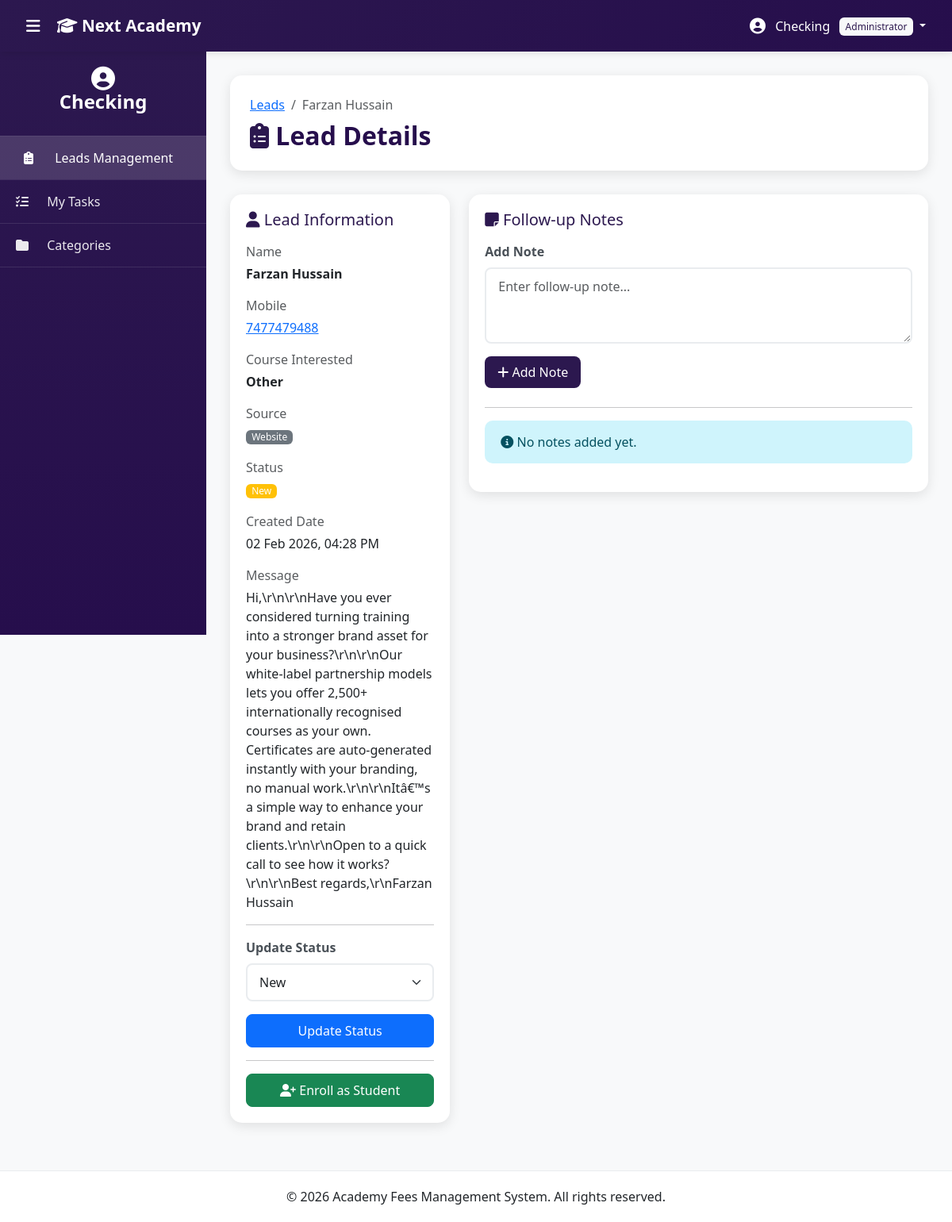
/admin/inquiry_details.php?id=5 (signed in), run on the app's committed database.
### tables this page shows
CREATE TABLE `inquiries` (
  `id` int(11) NOT NULL,
  `name` varchar(100) NOT NULL,
  `mobile` varchar(15) NOT NULL,
  `email` varchar(100) DEFAULT NULL,
  `course_interested` varchar(100) DEFAULT NULL,
  `message` text DEFAULT NULL,
  `source` enum('website','manual','phone','walkin','referral') DEFAULT 'website',
  `status` enum('new','contacted','followup','converted','closed') DEFAULT 'new',
  `assigned_to` int(11) DEFAULT NULL,
  `created_by` int(11) DEFAULT NULL,
  `created_at` timestamp NULL DEFAULT current_timestamp(),
  `updated_at` timestamp NULL DEFAULT current_timestamp() ON UPDATE current_timestamp()
);

### admin/inquiry_details.php (the view, shortened to what this page needs)
<?php
require_once './config/database.php';
$inquiry_id = isset($_GET['id']) ? (int)$_GET['id'] : 0;
$inquiry = $conn->query("
    SELECT i.*, a.full_name as created_by_name
    FROM inquiries i
    LEFT JOIN admins a ON i.created_by = a.id
    WHERE i.id = $inquiry_id
")->fetch_assoc();
$notes = $conn->query("
    SELECT n.*, a.full_name as created_by_name
    FROM inquiry_notes n
    JOIN admins a ON n.created_by = a.id
    WHERE n.inquiry_id = $inquiry_id
    ORDER BY n.created_at DESC
");
include 'includes/header.php';
?>
<div class="page-header">
    <nav aria-label="breadcrumb">
        <ol class="breadcrumb mb-2">
            <li class="breadcrumb-item"><a href="inquiries.php">Leads</a></li>
            <li class="breadcrumb-item active"><?php echo htmlspecialchars($inquiry['name']); ?></li>
        </ol>
    </nav>
    <h2><i class="fas fa-clipboard-list text-purple"></i> Lead Details</h2>
</div>
<div class="row g-4">
    <div class="col-lg-4">
        <div class="table-card">
            <h5 class="text-purple mb-3"><i class="fas fa-user"></i> Lead Information</h5>
            <div class="mb-3">
                <label class="text-muted mb-1">Name</label>
                <p class="mb-0"><strong><?php echo htmlspecialchars($inquiry['name']); ?></strong></p>
            </div>
            <div class="mb-3">
                <label class="text-muted mb-1">Mobile</label>
                <p class="mb-0">
                    <a href="tel:<?php echo $inquiry['mobile']; ?>">
                        <?php echo htmlspecialchars($inquiry['mobile']); ?>
                    </a>
                </p>
            </div>
            <div class="mb-3">
                <label class="text-muted mb-1">Course Interested</label>
                <p class="mb-0"><strong><?php echo htmlspecialchars($inquiry['course_interested']); ?></strong></p>
            </div>
            <div class="mb-3">
                <label class="text-muted mb-1">Source</label>
                <p class="mb-0"><span class="badge bg-secondary"><?php echo ucfirst($inquiry['source']); ?></span></p>
            </div>
            <div class="mb-3">
                <label class="text-muted mb-1">Status</label>
                <p class="mb-0">
                    <?php
                    $status_class = 'secondary';
                    if ($inquiry['status'] === 'new') $status_class = 'warning';
                    ?>
                    <span class="badge bg-<?php echo $status_class; ?>"><?php echo ucfirst($inquiry['status']); ?></span>
                </p>
            </div>
            <div class="mb-3">
                <label class="text-muted mb-1">Created Date</label>
                <p class="mb-0"><?php echo date('d M Y, h:i A', strtotime($inquiry['created_at'])); ?></p>
            </div>
            <?php if ($inquiry['message']): ?>
            <div class="mb-3">
                <label class="text-muted mb-1">Message</label>
                <p class="mb-0"><?php echo nl2br(htmlspecialchars($inquiry['message'])); ?></p>
            </div>
            <?php endif; ?>
            <hr>
            <form method="POST">
                <div class="mb-3">
                    <label class="form-label">Update Status</label>
                    <select class="form-select" name="status" required>
                        <option value="new" <?php echo $inquiry['status'] === 'new' ? 'selected' : ''; ?>>New</option>
                    </select>
                </div>
                <button type="submit" class="btn btn-primary w-100">Update Status</button>
            </form>
            <?php if ($inquiry['status'] !== 'converted'): ?>
            <hr>
            <button class="btn btn-success w-100" data-bs-toggle="modal" data-bs-target="#enrollStudentModal">
                <i class="fas fa-user-plus"></i> Enroll as Student
            </button>
            <?php endif; ?>
        </div>
    </div>
    <div class="col-lg-8">
        <div class="table-card">
            <h5 class="text-purple mb-3"><i class="fas fa-sticky-note"></i> Follow-up Notes</h5>
            <form method="POST" class="mb-4">
                <div class="mb-3">
                    <label class="form-label">Add Note</label>
                    <textarea class="form-control" name="note" rows="3" required placeholder="Enter follow-up note..."></textarea>
                </div>
                <button type="submit" class="btn btn-purple">
                    <i class="fas fa-plus"></i> Add Note
                </button>
            </form>
            <hr>
            <?php if ($notes->num_rows > 0): ?>
            <div class="notes-list">
                <?php while ($note = $notes->fetch_assoc()): ?>
                <div class="note-item mb-3 p-3 border rounded">
                    <div class="d-flex justify-content-between mb-2">
                        <strong><?php echo htmlspecialchars($note['created_by_name']); ?></strong>
                        <small class="text-muted">
                            <i class="fas fa-clock"></i>
                            <?php echo date('d M Y, h:i A', strtotime($note['created_at'])); ?>
                        </small>
                    </div>
                    <p class="mb-0"><?php echo nl2br(htmlspecialchars($note['note'])); ?></p>
                </div>
                <?php endwhile; ?>
            </div>
            <?php else: ?>
            <div class="alert alert-info">
                <i class="fas fa-info-circle"></i> No notes added yet.
            </div>
            <?php endif; ?>
        </div>
    </div>
</div>
<?php include 'includes/footer.php'; ?>

### admin/assets/css/style.css (style rules this page uses)
:root { --purple-primary: #2c184f; --purple-dark: #260e4c; --purple-light: #8e73e0; --purple-lighter: #d6b8f5; --purple-extra-light: #f3e8ff; --sidebar-width: 260px; --navbar-height: 65px; }
* { margin: 0; padding: 0; box-sizing: border-box; }
body { font-family: 'Segoe UI', Tahoma, Geneva, Verdana, sans-serif; background: #f8f9fa; overflow-x: hidden; }
.text-purple { color: var(--purple-primary) !important; }
.btn-purple { background: var(--purple-primary); color: white; border: none; }
.table-card { background: white; border-radius: 15px; padding: 20px; box-shadow: 0 4px 15px rgba(0, 0, 0, 0.1); }
.btn { border-radius: 8px; padding: 8px 16px; font-weight: 500; transition: all 0.3s; }
.badge { padding: 6px 12px; font-weight: 500; border-radius: 6px; }
.form-control, .form-select { border: 2px solid #e9ecef; border-radius: 8px; padding: 10px 15px; transition: all 0.3s; }
.form-label { font-weight: 600; color: #495057; margin-bottom: 8px; }
.page-header { background: white; border-radius: 15px; padding: 25px; margin-bottom: 30px; box-shadow: 0 4px 15px rgba(0, 0, 0, 0.1); }
.page-header h2 { color: var(--purple-dark); margin: 0; font-weight: 600; }
.alert { border-radius: 10px; border: none; padding: 15px 20px; }
body { overflow-x: hidden; }
.badge { font-size: 0.75rem; padding: 0.25em 0.6em; }
.badge { font-weight: 500; }

### data on the page
inquiries: name "Farzan Hussain", mobile "7477479488", course_interested "Other", source "Website", status "New", created_at "02 Feb 2026, 04:28 PM", message "Hi,\\r\\n\\r\\nHave you ever considered turning training into a stronger brand asset for your business?\\r\\n\\r\\nOur white-label partnership models lets you offer 2,500+ internationally recognised courses as your own. Certificates are auto-generated instantly with your branding, no manual work.\\r\\n\\r\\nItâ€™s a simple way to enhance your brand and retain clients.\\r\\n\\r\\nOpen to a quick call to see how it works?\\r\\n\\r\\nBest regards,\\r\\nFarzan Hussain"

### other printed values
$admin['name'] "Checking"
$admin['role'] "Administrator"
